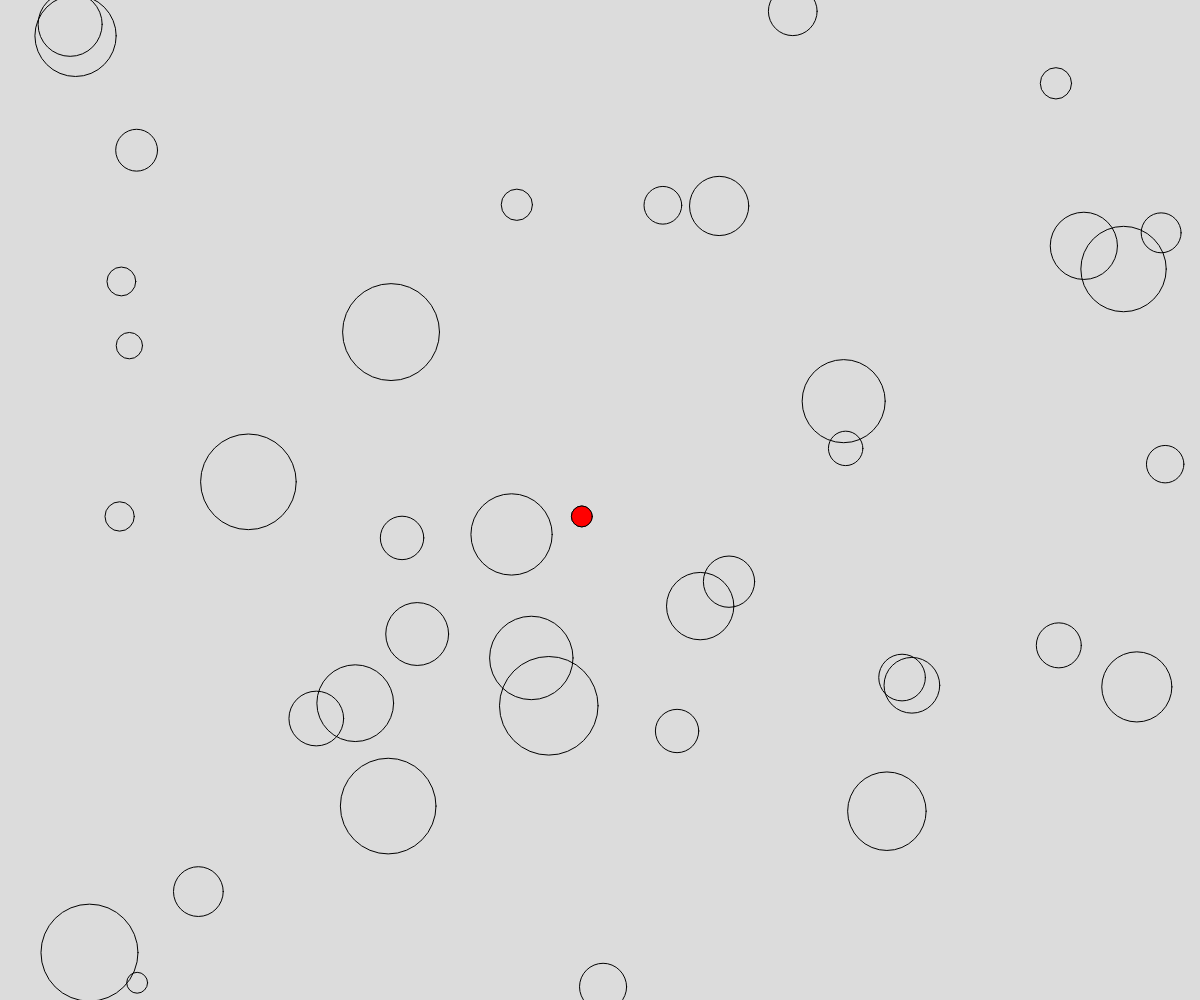
Frame 1 (no input)
Frame 60 (no input): identical to frame 1, image omitted
Frame 120 (the mouse pressed at the canvas centre since frame 60): identical to frame 1, image omitted

The p5.js sketch that drew this single still picture (run headless with seeded random() and noise() and a simulated clock; from frame 60 on, the mouse is pressed at the canvas centre):

// p5.js sketch
// ── sketch.js
// find the smallest circle
// Mr. Scott
// oct, 01, 2025

let NUM_CIRCLES = 40;
let seed;

function setup() {
  createCanvas(windowWidth, windowHeight);
  //drawCircles();
  seed = random(100);
}

function draw() {
  randomSeed(seed);
  background(220);
  drawCircles();
}

function drawCircles(){
  //draw some random circles
  noFill();
  let smallsetDiameter = Infinity;
  let smallestX = -1;
  let smallestY = -1;
  for (let i = 0; i < NUM_CIRCLES; i++){
    let x = random(0, width);
    let y = random(0, height);
    let d = random(20, 100);

    if(d < smallsetDiameter){
      smallsetDiameter = d;
      smallestX = x;
      smallestY = y;
    }


    circle(x,y,d);
  }

  //ath this point we should have 
  // access to the smallest circle
  fill(255,0,0);
  circle(smallestX,smallestY, smallsetDiameter);


}
